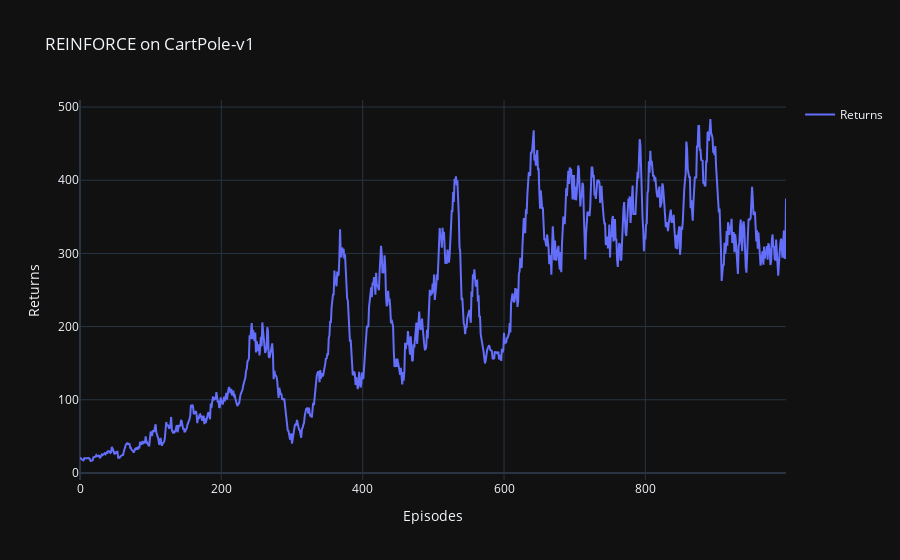

This figure's notebook cell:
### Markdown cell above
平滑：

### Code cell
import plotly.graph_objects as go
import pandas as pd
df = pd.read_csv('./Data/REINFORCE_mv_returns_data.csv')  # 从 CSV 文件中读取数据
fig = go.Figure()
fig.add_trace(go.Scatter(x=df['Episodes'], y=df['Returns'], mode='lines', name='Returns'))
fig.update_layout(
    title='REINFORCE on CartPole-v1',
    xaxis_title='Episodes',
    yaxis_title='Returns',
    showlegend=True
)
fig.show()

### Figure 1 — Plotly figure (JSON) as saved in the notebook; plotly's stock layout.template omitted (floating-point values rounded to 4 significant figures; data arrays with more than 128 entries replaced by an {"elided": "..."} marker saying what was removed)
{"data": [{"mode": "lines", "name": "Returns", "x": {"elided": "1000 int values"}, "y": {"elided": "1000 float values"}, "type": "scatter"}], "layout": {"title": {"text": "REINFORCE on CartPole-v1"}, "xaxis": {"title": {"text": "Episodes"}}, "yaxis": {"title": {"text": "Returns"}}, "showlegend": true}}
